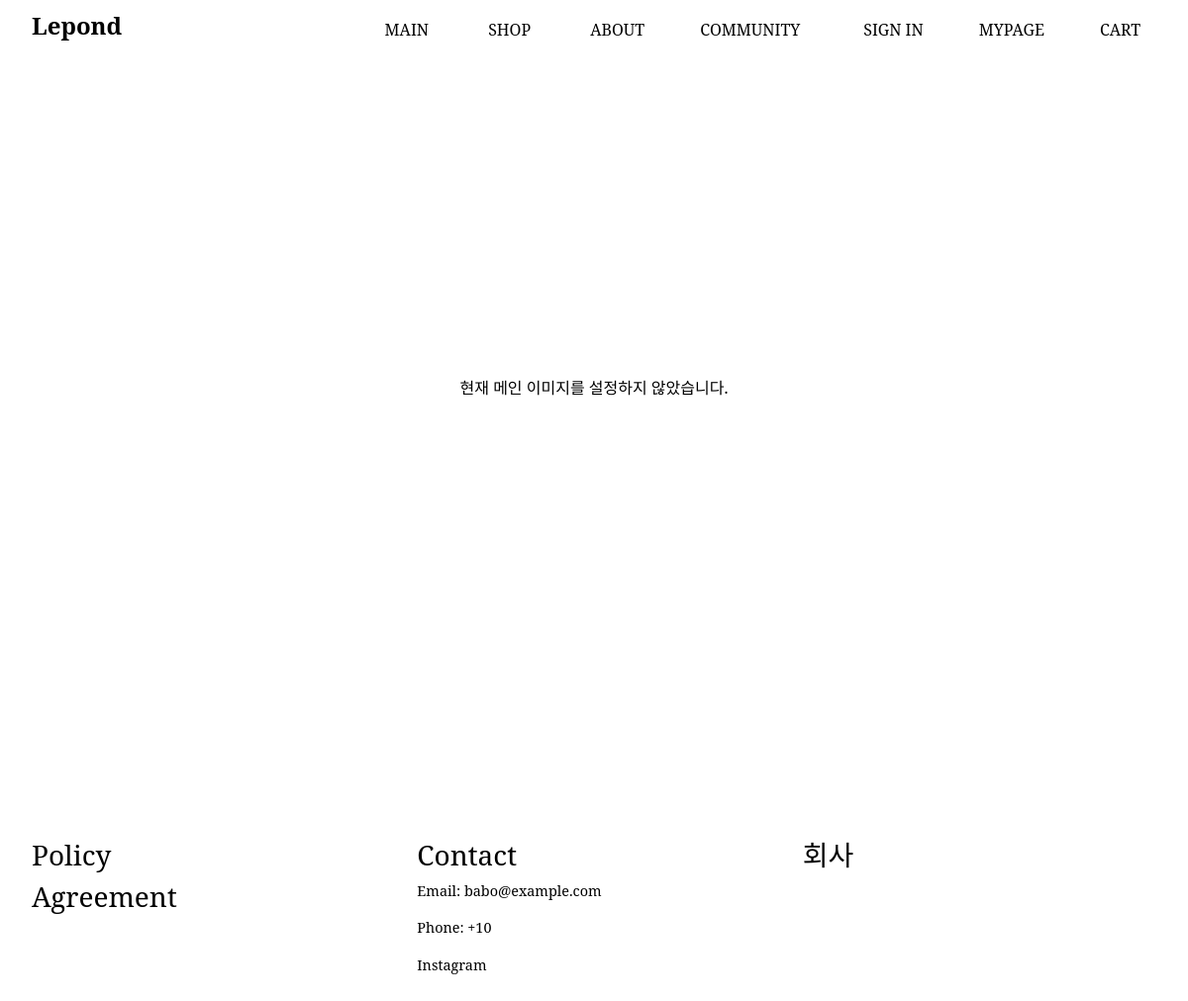
The app's page /main/, older data.
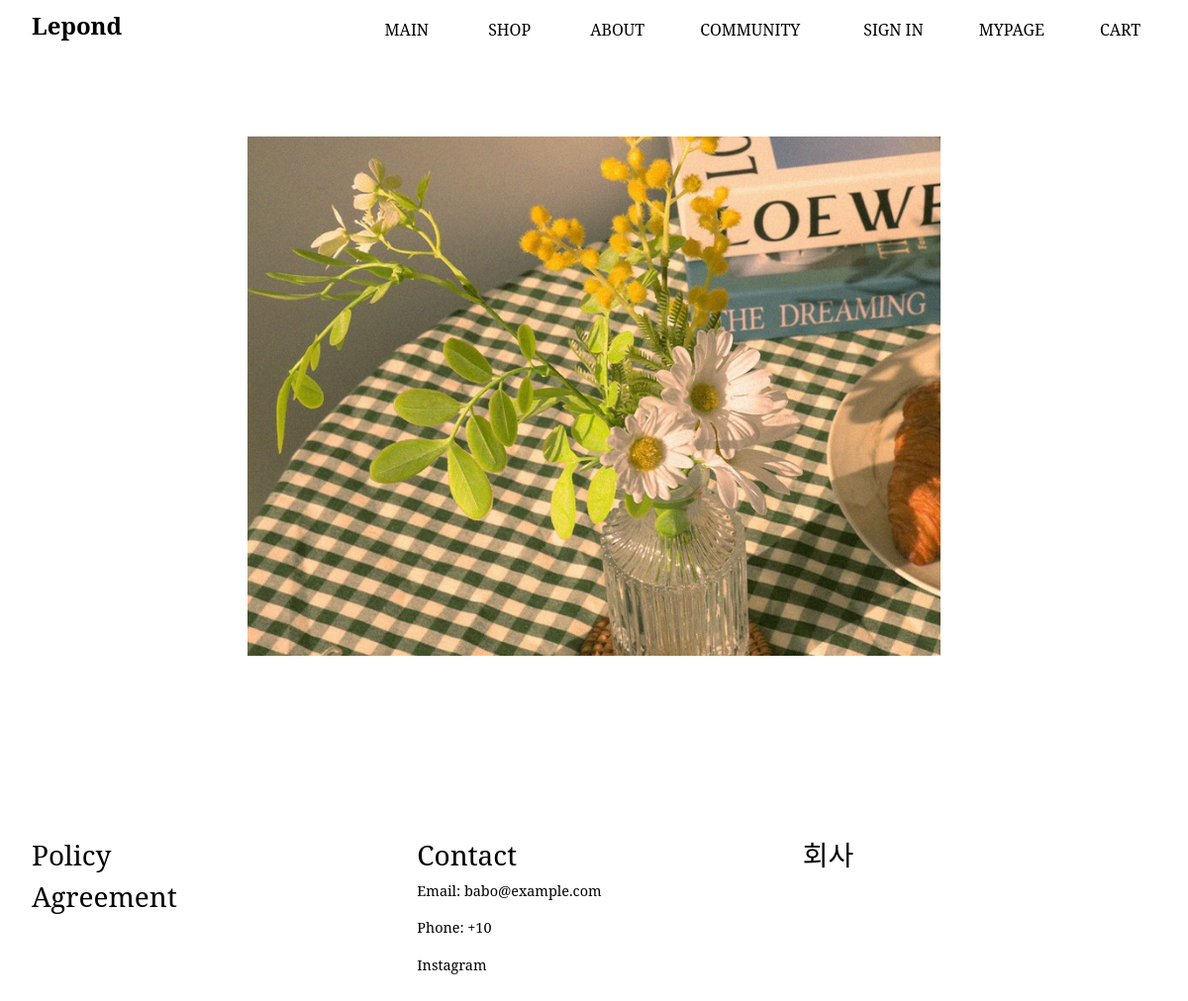
The same page, newer data.
### main/models.py (models this page shows, shortened)
class MainImage(models.Model):
    title = models.CharField(max_length=100, verbose_name="이미지 제목")
    image = ProcessedImageField(
        upload_to='main_images/',
        processors=[ResizeToFill(800, 600)],
        format='JPEG',
        options={'quality': 90},
        verbose_name="메인 이미지"
    )
    uploaded_at = models.DateTimeField(auto_now_add=True, verbose_name="업로드 시간")

### main/views.py (the view)
# urls.py: path('main/', include(('main.urls', 'main'), namespace='main')),
def main(request):
    try:
        main_image = MainImage.objects.last()
        if not main_image:
            raise MainImage.DoesNotExist("MainImage를 등록해주세요.")
    except MainImage.DoesNotExist:
        main_image = None
    context = {
        'main_image': main_image,
    }
    return render(request, 'main/main.html', context)

### main/templates/main/main.html (shortened to what this page needs)
{% extends 'base.html' %}
{% load static %}
{% block head %}
<link rel="stylesheet" href="{% static 'main/css/main.css' %}">
{% endblock head %}
{% block content %}
{% if main_image %}
    <div class="main-image">
        <img src="{{ main_image.image.url }}" alt="{{ main_image.title }}">
    </div>
{% else %}
    <p>현재 메인 이미지를 설정하지 않았습니다.</p>
{% endif %}
{% endblock content %}

### templates/base.html (shortened to what this page needs)
{% load static %}
<!DOCTYPE html>
<html lang="en">
<head>
    <link href="https://cdn.jsdelivr.net/npm/bootstrap@5.3.0-alpha3/dist/css/bootstrap.min.css" rel="stylesheet">
    <link rel="stylesheet" href="{% static 'css/base.css' %}">
    {% block head %}
    {% endblock head %}
</head>
<body style="opacity: 0;">
    <header class="header">
        <div class="header-container">
            <h1 class="logo"><a href="{% url 'main:main' %}">Lepond</a></h1>
            <nav class="nav">
                <ul class="nav-links">
                    <li class="dropdown">
                        <a href="{% url 'main:main' %}">MAIN</a>
                    </li>
                    <li class="dropdown">
                        <a href="{% url 'shop:items' %}">&nbsp;SHOP&nbsp;</a>
                    </li>
                    <li class="dropdown">
                        <a href="{% url 'main:about' %}">ABOUT</a>
                    </li>
                    <li class="dropdown">
                        <a href="{% url 'community:notice' %}">COMMUNITY</a>
                    </li>
                </ul>
                <ul class="nav-users">
                    <li>
                        {% if request.user.is_authenticated %}
                          <a href="{% url 'users:signout' %}">LOGOUT</a>
                        {% else %}
                          <a href="{% url 'users:login' %}">SIGN IN</a>
                        {% endif %}
                    </li>
                    <li><a href="{% url 'users:mypage' %}">MYPAGE</a></li>
                    <li><a href="{% url 'shop:cart' %}">CART</a></li>
                </ul>
            </nav>
        </div>
    </header>
    <div class="container">
        {% block content %}
        {% endblock content %}
    </div>
    <div class="root">
    </div>
    <footer class="footer">
        <div class="footer-container">
            <div class="footer-section">
                <h3><a href="{% url 'main:policy' %}">Policy</a></h3>
                <h3><a href="{% url 'main:agreement' %}">Agreement</a></h3>
            </div>
            <div class="footer-section">
                <h3>Contact</h3>
                <p>Email: babo@example.com</p>
                <p>Phone: +10 </p>
                <p><a href="https://www.instagram.com/lepond.shop/">Instagram</a></p>
            </div>
            <div class="footer-section">
                <h3>회사</h3>
            </div>
        </div>
    </footer>
</body>
</html>

### static/css/base.css (style rules this page uses)
:root { --bs-body-font-family: 'Noto Serif KR', 'Noto Serif', serif; }
* { margin: 0; padding: 0; box-sizing: border-box; }
html, body { height: 100%; font-family: 'Noto Serif', serif !important; font-size: 16px; line-height: 1.5; color: black; margin: 0; padding: 0; background-color: #fff; opacity: 1; transition: opacity 1s ease-in-out; }
a { color: black; text-decoration: none; }
.header { position: fixed; top: 0; left: 0; width: 100%; z-index: 1000; background-color: white; color: black; }
.header-container { display: flex; align-items: center; justify-content: space-between; height: 60px; padding-right : 2rem; padding-left : 2rem; }
.logo { font-size: 1.5rem; font-weight: bold; color: black; text-decoration: none; }
.nav { display: flex; justify-content: space-between; align-items: center; position: static; background-color: transparent; opacity: 1; visibility: visible; height: auto; z-index: auto; transition: none; gap: 2rem; }
.nav-links, .nav-users { list-style: none; padding: 0; margin: 0; display: flex; gap: 1.5rem; }
.nav-links a, .nav-users a { color: black; text-decoration: none; font-size: 1rem; font-weight: 500; padding: 0.5rem 1rem; border-radius: 5px; transition: all 0.3s ease; }
.dropdown { position: relative; align-items: center; }
.footer { color: black; padding: 2rem 1rem; font-size: 0.9rem; }
.footer-container { display: grid; grid-template-columns: repeat(3, 1fr); gap: 2rem; max-width: 1200px; margin: 0 auto; padding: 1rem; }
.footer-section p, .footer-section ul { line-height: 1.5; }
.container { height: 100vh; display: flex; justify-content: center; align-items: center; background-color: white; margin-left: auto; margin-right: auto; width: 90%; max-width: 1200px; padding: 2rem; transition: all 0.3s ease; }
.root { position: fixed; width: 100%; height: 50px; overflow: hidden; margin: 0; bottom: 0; z-index: 1000; }

### main/static/main/css/main.css (style rules this page uses)
.main-image { width: 100%; max-width: 700px; margin: 0 auto; height: auto; overflow: hidden; position: relative; }
.main-image img { width: 100%; height: auto; object-fit: cover; object-position: center; display: block; }

Row changes from the older to the newer data that the page shows:
added MainImage: image (picture)
Text that changed along with them:
text no longer shown: "현재 메인 이미지를 설정하지 않았습니다."
